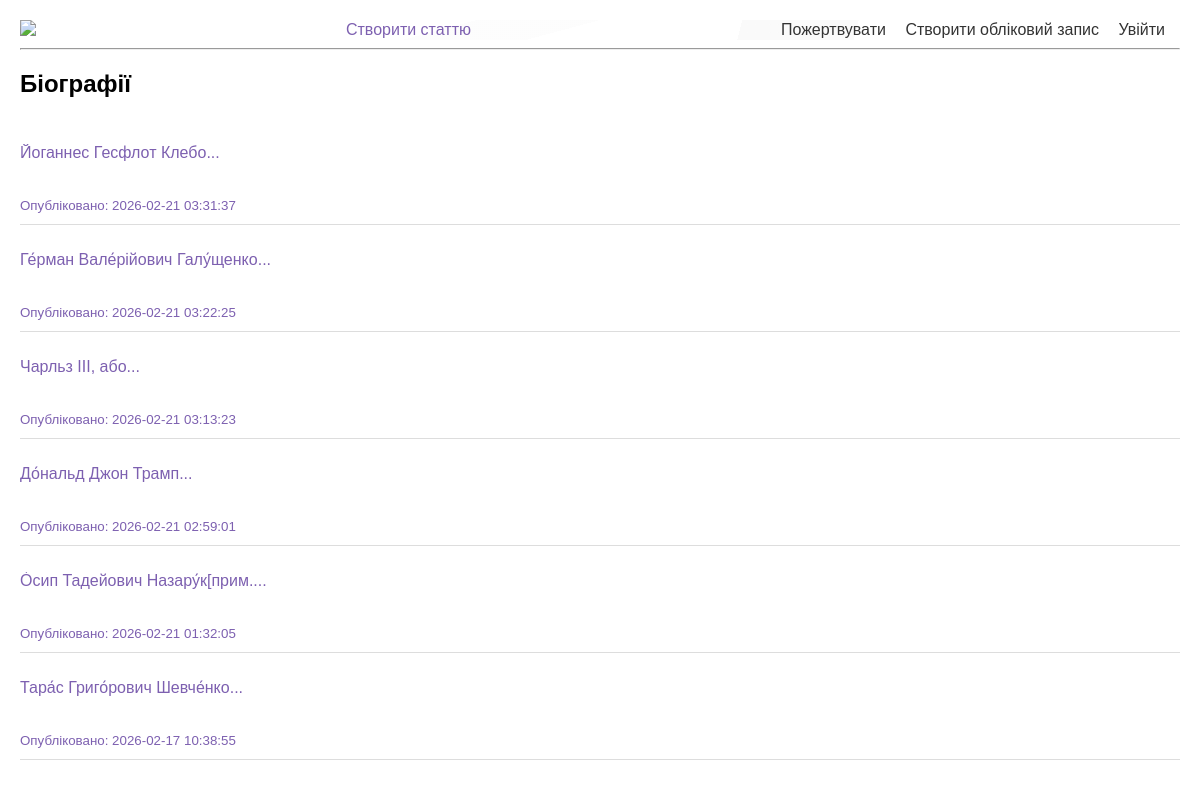
The page /biohrafii on the database its author committed.
### tables this page shows
CREATE TABLE sections (
        id INTEGER PRIMARY KEY AUTOINCREMENT,
        name TEXT UNIQUE NOT NULL,
        slug TEXT UNIQUE NOT NULL
        );

CREATE TABLE posts (
        id INTEGER PRIMARY KEY AUTOINCREMENT,
        text TEXT NOT NULL, 
        image TEXT, 
        section_id INTEGER,
        created_at DATETTIME DEFAULT CURRENT_TIMESTAMP,
        FOREIGN KEY (section_id) REFERENCES sections(id)
        );

### main.py (the view)
@app.route("/<section_slug>")
def section_page(section_slug):
    sections = get_blog_sections()
    section = get_section_by_slug(section_slug)
    if not section:
        return "Розділ не знайдено", 404
    posts = get_section_posts(section["id"])
    return render_template("section.html", sections=sections, section=section, posts=posts)

### db.py (called while the page is built)
def get_db():
    conn = sqlite3.connect(DB_Name)
    conn.row_factory = sqlite3.Row
    return conn

def get_blog_sections():
    with get_db() as db:
        sections = db.execute("SELECT * FROM sections").fetchall()
        return sections

def get_section_by_slug(section_slug):
    with get_db() as db:
        sections = db.execute("SELECT * FROM sections WHERE slug = ?", (section_slug,)).fetchone()
        return sections

def get_section_posts(section_id):
    with get_db() as db:
        posts = db.execute("""
        SELECT * FROM posts
        WHERE section_id = ?
        ORDER BY created_at DESC
        """, (section_id,)).fetchall()
        return posts

### templates/section.html (shortened to what this page needs)
{% extends "base.html" %}
{% block content %}
<h2>{{ section.name }}</h2>
{% for post in posts %}
    <a href="{{ url_for('article', section_slug=section.slug, post_id=post.id) }}">
        <div class="post">
            <p>{{ ' '.join((post.text or '').split()[:3]) }}{% if post.text.split()|length > 3 %}...{% endif %}</p>
            <br>
            <small>Опубліковано: {{ post.created_at }}</small>
        </div>
    </a>
{% else %}
    <p>У цьому розділі ще немає постів</p>
{% endfor %}
{% endblock %}

### templates/base.html (shortened to what this page needs)
<!DOCTYPE html>
<html lang="uk">
<head>
    <link rel="stylesheet" href="{{ url_for('static', filename='css/style.css') }}">
</head>
<body>
<div class="b-radius2">
    <header>
            <a href="{{ url_for('index') }}"><img src= "https://upload.wikimedia.org/wikipedia/commons/7/73/Wikipedia-logo-for-Ukraine.png"></a>
            <a href="{{ url_for('add_post') }}">Створити статтю</a>
            <header>
                <nav>
                      <div>
                          <a href="https://donate.wikimedia.org/w/index.php?title=Special:LandingPage&country=UA&uselang=uk&wmf_medium=sidebar&wmf_source=donate&wmf_campaign=uk.wikipedia.org">Пожертвувати</a>
                          <a href="https://auth.wikimedia.org/ukwiki/wiki/%D0%A1%D0%BF%D0%B5%D1%86%D1%96%D0%B0%D0%BB%D1%8C%D0%BD%D0%B0:%D0%A1%D1%82%D0%B2%D0%BE%D1%80%D0%B8%D1%82%D0%B8_%D0%BE%D0%B1%D0%BB%D1%96%D0%BA%D0%BE%D0%B2%D0%B8%D0%B9_%D0%B7%D0%B0%D0%BF%D0%B8%D1%81?useformat=desktop&usesul3=1&returnto=%D0%9F%D0%BE%D1%80%D1%82%D0%B0%D0%BB%3A%D0%92%D0%BC%D1%96%D1%81%D1%82&centralauthLoginToken=fb761893f6dd8ac0b93c85b92aea4880">Створити обліковий запис</a>
                          <a href="https://auth.wikimedia.org/ukwiki/w/index.php?title=%D0%A1%D0%BF%D0%B5%D1%86%D1%96%D0%B0%D0%BB%D1%8C%D0%BD%D0%B0:%D0%92%D1%85%D1%96%D0%B4&returnto=%D0%9F%D0%BE%D1%80%D1%82%D0%B0%D0%BB%3A%D0%92%D0%BC%D1%96%D1%81%D1%82&centralauthLoginToken=fb761893f6dd8ac0b93c85b92aea4880&usesul3=1&useformat=desktop">Увійти</a>
                      </div>
                </nav>
            </header>
    </header>
</div>
<hr>
{% block content %}{% endblock %}
</body>
</html>

### static/css/style.css (style rules this page uses)
body { font-family: Arial, sans-serif; max-width: 2000px; margin: auto; padding: 20px }
header { display: flex; justify-content: space-between; align-items: center; }
nav a { margin-right: 15px; text-decoration: none; color: #333; }
.post { border-bottom: 1px solid #ddd; padding: 10px 0; }
img { max-width: 100%; max-height: 350px; }
a img { width: 120px; height: auto; }
.b-radius2 { background-image: linear-gradient(224deg, transparent 0%, transparent 30%,rgba(249, 249, 249,0.02) 30%, rgba(249, 249, 249,0.02) 36%,transparent 36%, transparent 100%),linear-gradient(345deg, transparent 0%, transparent 53%,rgba(140, 140, 140,0.02) 53%, rgba(140, 140, 140,0.02) 63%,transparent 63%, transparent 100%),linear-gradient(284deg, transparent 0%, transparent 28%,rgba(1, 1, 1,0.02) 28%, rgba(1, 1, 1,0.02) 38%,transparent 38%, transparent 100%),linear-gradient(90deg, rgb(255,255,255),rgb(255,255,255)); }
a { color: rgb(125, 96, 176); text-decoration: none; }
.post p { max-width: 60ch; display: -webkit-box; -webkit-line-clamp: 3; -webkit-box-orient: vertical; overflow: hidden; }

### rows shown on the page
sections: name "Біографії"
posts: text "Йоганнес Гесфлот Клебо", created_at "2026-02-21 03:31:37"
posts: text "Ге́рман Вале́рійович Галу́щенко", created_at "2026-02-21 03:22:25"
posts: text "Чарльз III, або", created_at "2026-02-21 03:13:23"
posts: text "До́нальд Джон Трамп", created_at "2026-02-21 02:59:01"
posts: text "О́сип Тадейович Назару́к[прим.", created_at "2026-02-21 01:32:05"
posts: text "Тара́с Григо́рович Шевче́нко", created_at "2026-02-17 10:38:55"
